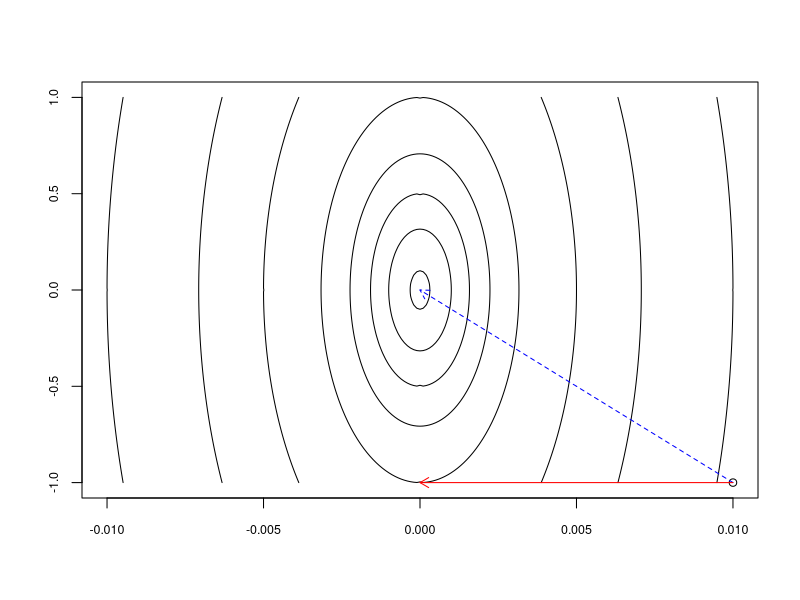
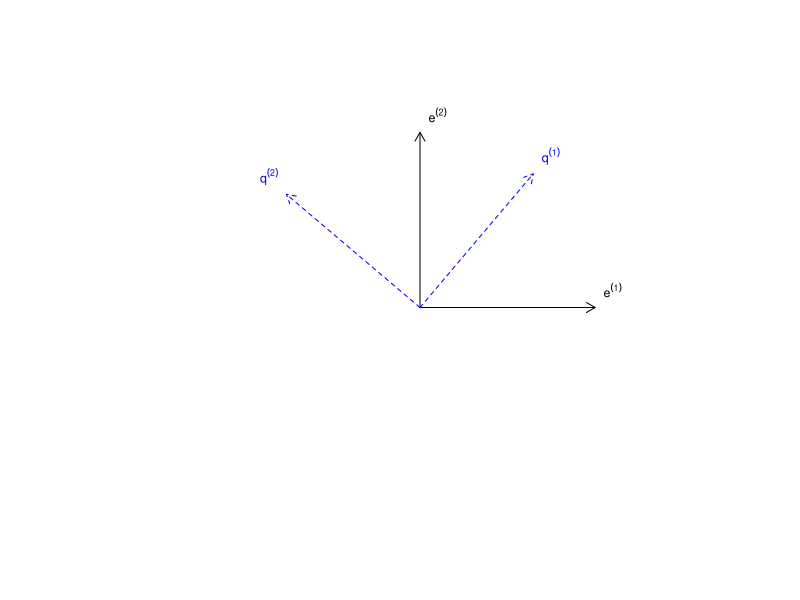
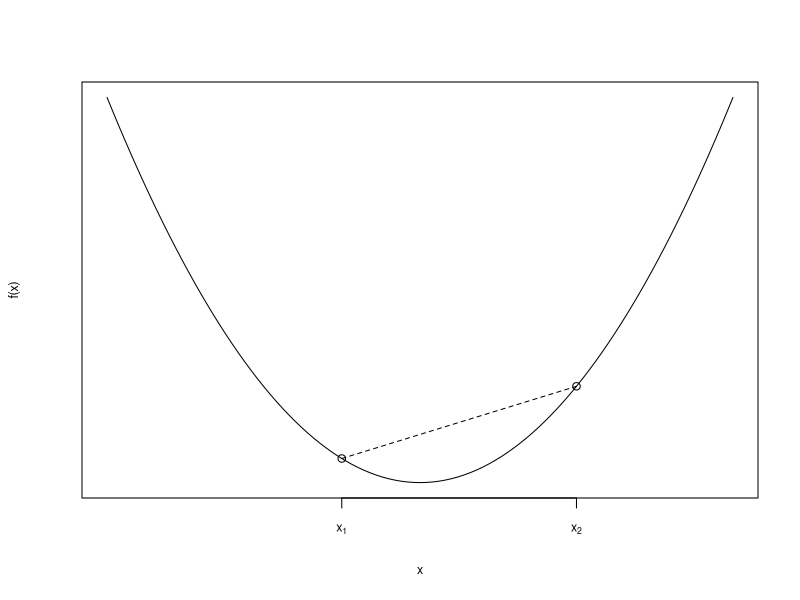
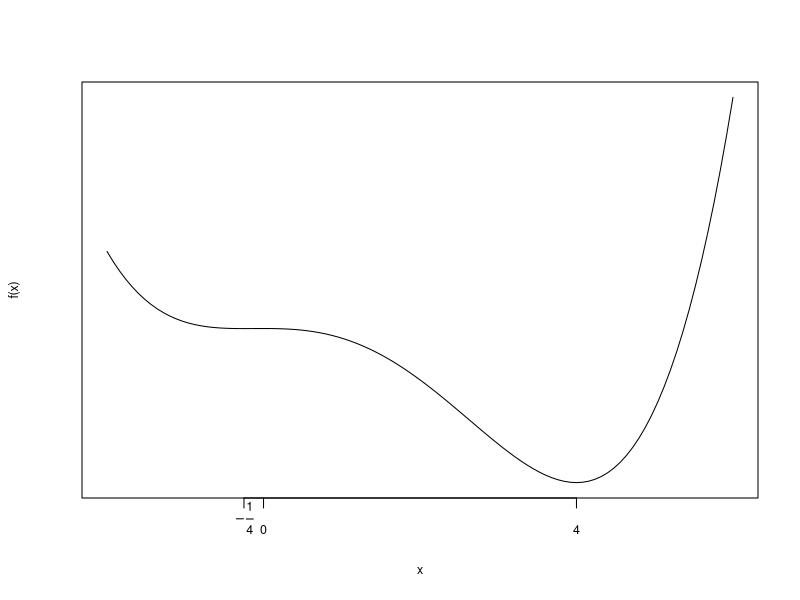
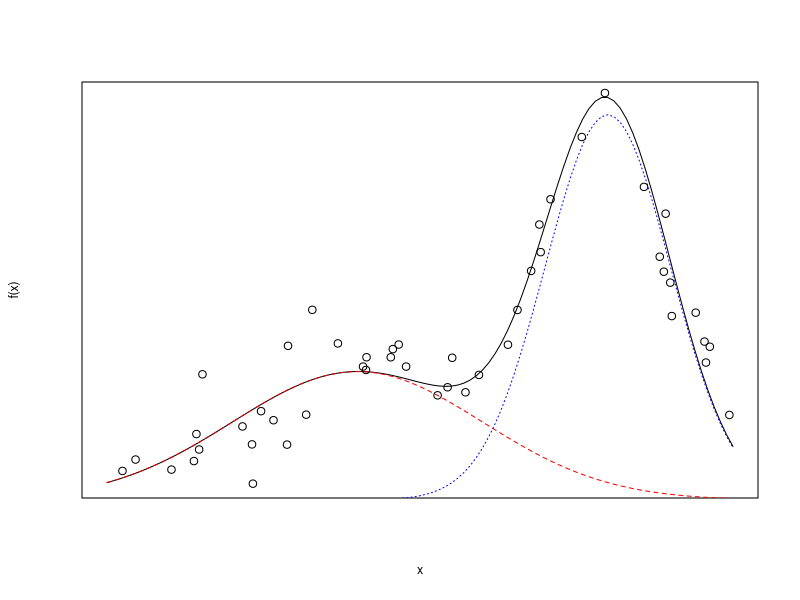
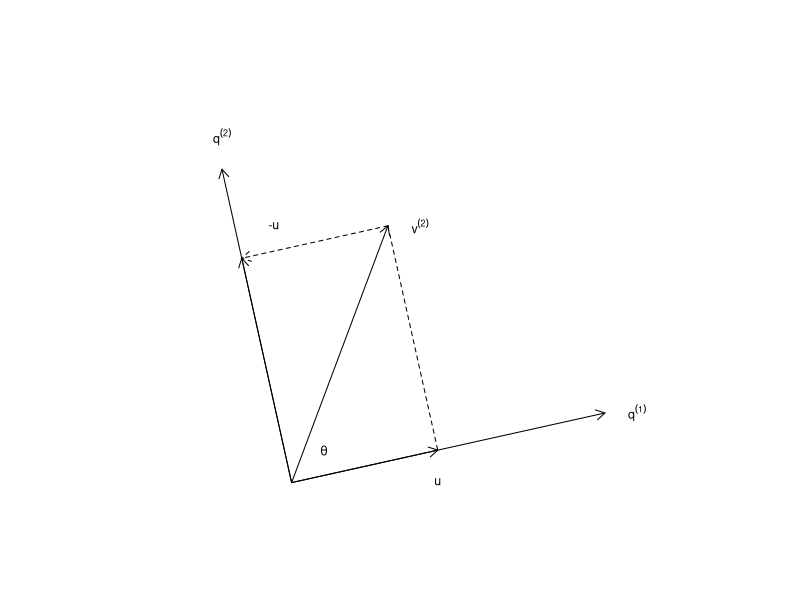
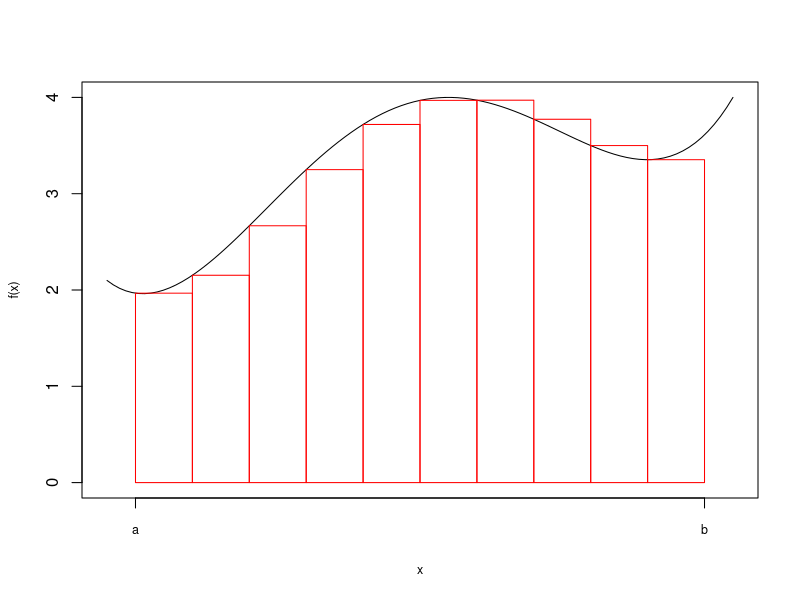

Generate these figures, in order, with R:
# why steepest descent gives bad directions
f <- function(x, y) 10^5 * x^2 + y^2
x <- seq(-1e-2, 1e-2, 1e-4)
y <- seq(-1, 1, 1e-2)
z <- outer(x, y, f)
contour(x = x, y = y, z = z, levels = c(0.01, 0.1, 0.25, 0.5, 1, 2.5, 5, 10), 
        drawlabels = F, cex.lab = 0.75, cex.axis = 0.75)

grad.f <- function(x, y) c(2 * 10^5 * x, 2 * y)
x0 <- c(1e-2, -1)
points(x0[1], x0[2])
grad.x0 <- grad.f(x0[1], x0[2])
x1 <- x0 + 5e-6 * -grad.x0
arrows(x0 = x0[1], y0 = x0[2], x1 = 0, y1 = 0, col = "blue", lty = 2,
       length = 0.1)
arrows(x0 = x0[1], y0 = x0[2], x1 = x1[1], y1 = x1[2], col = "red",
       length = 0.1)

# machine representation
dec2bin <- function(x) {   
  q <- x   
  r <- ""   
  while(q > 0 && nchar(q) < 52) {     
    r <- paste0(q %% 2, r)     
    q <- q %/% 2   
  }   
  return(r) 
}

# test the function by comparing its output to a known result
dec2bin(1e4) == "10011100010000"

x <- "10011100010000" # 1e4
x <- "10101" # 21
q <- as.integer(unlist(strsplit(x, split = NULL)))
r <- rev(seq_len(length(q)))[as.logical(q)]
sum(2^(r - 1))

bin2dec <- function(x) {
  q <- as.integer(unlist(strsplit(x, split = NULL)))
  r <- rev(seq_len(length(q)))[as.logical(q)]
  return(sum(2^(r - 1)))
}

bin2dec(x)
bin2dec(dec2bin(1023))
dec2bin(1023)

# change of basis via spectral theorem
lambda <- eigen(matrix(c(1,3,3,2), nr = 2))$vectors

plot.new()
plot.window(xlim = c(-1, 1), ylim = c(-1, 1.2), asp = 1)
arrows(x0 = 0, y0 = 0, x1 = 1, y1 = 0, length = 0.1, col = "black")
arrows(x0 = 0, y0 = 0, x1 = 0, y1 = 1, length = 0.1, col = "black")
arrows(x0 = 0, y0 = 0, x1 = lambda[1,1], y1 = lambda[2,1], length = 0.1, 
       lty = 2, col = "blue")
arrows(x0 = 0, y0 = 0, x1 = lambda[1,2], y1 = lambda[2,2], length = 0.1, 
       lty = 2, col = "blue")
text(x = 1.1, y = 0.1, cex = 0.75, labels = expression(e^(1)))
text(x = 0.1, y = 1.1, cex = 0.75, labels = expression(e^(2)))
text(x = lambda[1,1] + 0.1, y = lambda[2,1] + 0.1, cex = 0.75, 
     labels = expression(q^(1)), col = "blue")
text(x = lambda[1,2] - 0.1, y = lambda[2,2] + 0.1, cex = 0.75, 
     labels = expression(q^(2)), col = "blue")

# example of a convex function
curve(x^2, xlim = c(-2, 2), ylab = "f(x)", cex.lab = 0.75, 
      xaxt = "n", yaxt = "n")
x1 <- c(-0.5, 0.25)
x2 <- c(1, 1)
axis(side = 1, at = c(x1[1], x2[1]), cex.axis = 0.75, 
     labels = c(expression(x[1]), expression(x[2])))
points(x = c(-0.5, 1), y = c(0.25, 1))
segments(x0 = -0.5, y0 = 0.25, x1 = 1, y1 = 1, lty = 2)

# example of a non-convex function
f <- function(x) x^4 - 5 * x^3 - 2 * x^2
curve(x^4 - 5 * x^3 - 2 * x^2, xlim = c(-2, 6), ylab = "f(x)", 
      cex.lab = 0.75, xaxt = "n", yaxt = "n")
axis(side = 1, at = c(-1 / 4, 0, 4), cex.axis = 0.75,
     labels = c(expression(-frac(1, 4)), 0, 4))

# non-linear least-squares
gmm <- function(x, a, mu, sigma) {
  return(a[1] * dnorm(x, mean = mu[1], sd = sigma[1]) + 
           a[2] * dnorm(x, mean = mu[2], sd = sigma[2]))
}

curve(gmm(x, a = c(0.4, 0.6), mu = c(1, 5), sigma = c(2, 1)), from = -3, 
      to = 7, ylab = "f(x)", cex.lab = 0.75, xaxt = "n", yaxt = "n")
curve(0.4 * dnorm(x, mean = 1, sd = 2), col = "red", lty = 2, add = T)
curve(0.6 * dnorm(x, mean = 5, sd = 1), col = "blue", lty = 3, add = T)
# randomly generate covariates
set.seed(123)
x <- runif(50, min = -3, max = 7)

# and add some noise
y <- gmm(x, a = c(0.4, 0.6), mu = c(1, 5), sigma = c(2, 1)) + 
  rnorm(length(x), sd = 0.02)
points(x = x, y = y)

# beginning of GS orthogonalization
plot.new()
plot.window(xlim = c(-0.2, 1), ylim = c(0, 1.2), asp = 1)
v1 <- c(0.9, 0.2)
v2 <- c(0.3, 0.8)
q1 <- v1 / norm(v1, type = "2")
arrows(x0 = 0, y0 = 0, x1 = q1[1], y1 = q1[2], length = 0.1, col = "black")
arrows(x0 = 0, y0 = 0, x1 = v2[1], y1 = v2[2], length = 0.1, col = "black")
u <- crossprod(v2, q1) * q1
arrows(x0 = 0, y0 = 0, x1 = u[1], y1 = u[2], length = 0.1, col = "black")
segments(x0 = v2[1], y0 = v2[2], x1 = u[1], y1 = u[2], lty = 2)
w <- v2 - u
arrows(x0 = 0, y0 = 0, x1 = w[1], y1 = w[2], length = 0.1, col = "black")
q2 <- w / norm(w, type = "2")
arrows(x0 = 0, y0 = 0, x1 = q2[1], y1 = q2[2], length = 0.1, col = "black")
arrows(x0 = v2[1], y0 = v2[2], x1 = w[1], y1 = w[2], lty = 2, length = 0.1)
text(x = q1[1] + 0.1, y = q1[2], labels = expression(q^(1)), cex = 0.75)
text(x = u[1], y = u[2] - 0.1, labels = "u", cex = 0.75)
text(x = v2[1] + 0.1, y = v2[2], labels = expression(v^(2)), cex = 0.75)
text(x = w[1] + 0.1, y = w[2] + 0.1, labels = "-u", cex = 0.75)
text(x = q2[1], y = q2[2] + 0.1, labels = expression(q^(2)), cex = 0.75)
text(x = 0.1, y = 0.1, labels = expression(theta), cex = 0.75)

# Riemann integration
f <- function(x) 2 * x^4 + x^3 - 3 * x^2 + 4
curve(f(x), xlim = c(-1.2, 1), ylim = c(0, 4), ylab = "f(x)", 
      cex.lab = 0.75, xaxt = "n")
      # , yaxt = "n")
riemann <- function(func, lbound, ubound, subd) {
  width <- (ubound - lbound) / subd
  x <- seq(lbound, ubound - width, by = width)
  y <- func(seq(lbound, ubound - width, by = width))
  return(list(width = width, coord = cbind(x, y)))
}
coord <- riemann(f, -1.1, 0.9, 10)
rect(xleft = coord$coord[,1], ybottom = 0, 
     xright = coord$coord[,1] + coord$width, ytop = coord$coord[,2], 
     border = "red")
axis(side = 1, at = c(-1.1, 0.9), cex.axis = 0.75, labels = c("a", "b"))
